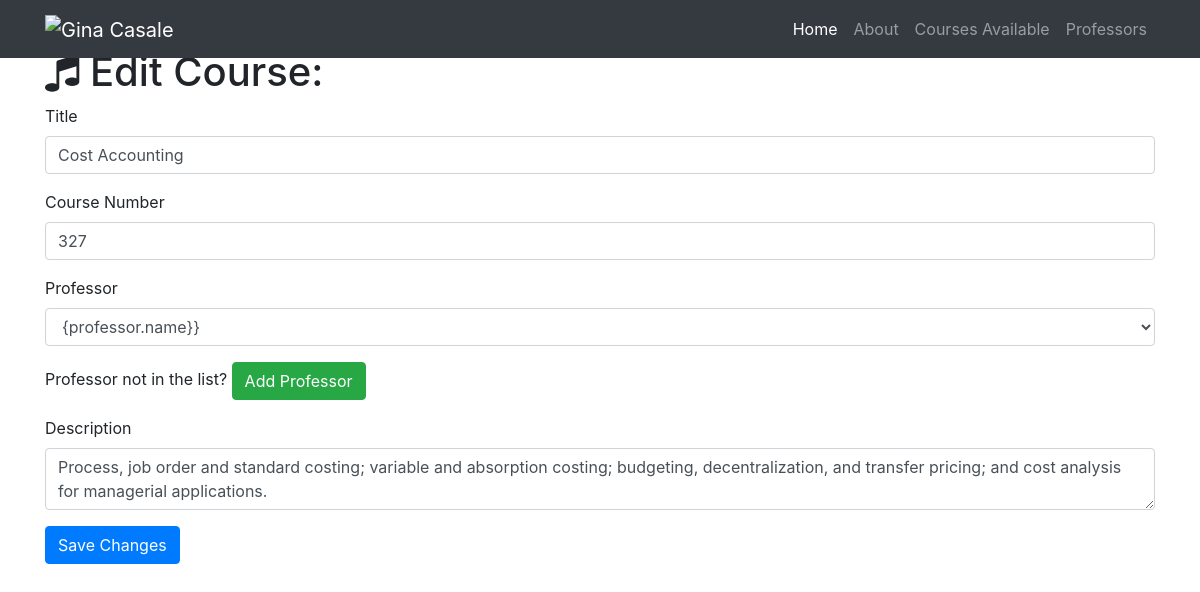
The page /course/edit/3 on the database its author committed.
### resume.py (models this page shows)
class Course(db.Model):
    __tablename__ = 'courses'
    id = db.Column(db.Integer, primary_key=True)
    title = db.Column(db.String(256))
    number = db.Column(db.Integer)
    description = db.Column(db.Text)
    professor_id = db.Column(db.Integer, db.ForeignKey('professors.id'))

### resume.py (the view, shortened to what this page needs)
@app.route('/course/edit/<int:id>', methods=['GET', 'POST'])
def edit_course(id):
    course = Course.query.filter_by(id=id).first()
    professors = Professor.query.all()
    if request.method == 'GET':
        return render_template('course-edit.html', course=course, professors=professors)

### templates/course-edit.html (shortened to what this page needs)
{% extends "base.html"%}
{% block page_content%}
  <div class="container">
    <h1 class="mt-5"><i class="fa fa-music" aria-hidden="true"></i> Edit Course:</h1>
    <form action="/course/edit/{{course.id}}" method="post">
      <div class="form-group">
        <label>Title</label>
        <input class="form-control" type="text" name="title" value="{{course.title}}" required="true">
      </div>
      <div class="form-group">
        <label>Course Number</label>
      <input class="form-control" type="text" name="number" value="{{course.number}}" required="true">
      </div>
      <div class="form-group">
        <label>Professor</label>
        <select class="form-control" name="professor">
          {% for professor in professors %}
            {% if professor == course.professor %}
              <option selected="selected">{professor.name}}</option>
            {% else %}
              <option>{{professor.name}}</option>
            {% endif %}
          {% endfor %}
        </select>
      </div>
      <div class="form-group">
        Professor not in the list? <a href="/artist/add" class="btn btn-success" role="button" aria-disabled="true">Add Professor</a>
      </div>
      <div class="form-group">
        <label>Description</label>
        <textarea class="form-control" name="description" required="true">{{course.description}}</textarea>
      </div>
      <button type="submit" class="btn btn-primary">Save Changes</button>
    </form>
  </div>
{% endblock%}

### rows shown on the page
Course: title "Cost Accounting", number "327", description "Process, job order and standard costing; variable and absorption costing; budgeting, decentralization, and transfer pricing; and cost analysis for managerial applications."
